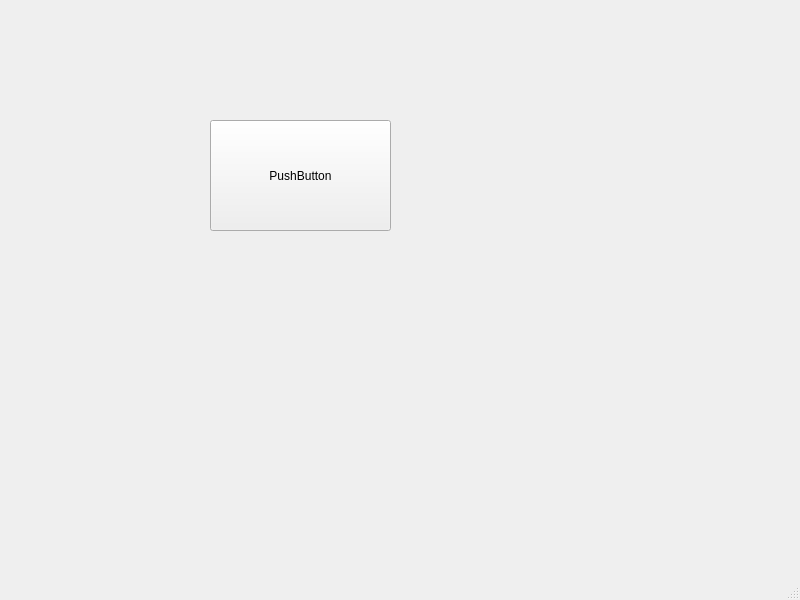
<?xml version="1.0" encoding="UTF-8"?>
<ui version="4.0">
 <class>MainWindow</class>
 <widget class="QMainWindow" name="MainWindow">
  <property name="geometry">
   <rect>
    <x>0</x>
    <y>0</y>
    <width>800</width>
    <height>600</height>
   </rect>
  </property>
  <property name="windowTitle">
   <string>MainWindow</string>
  </property>
  <widget class="QWidget" name="centralwidget">
   <widget class="QPushButton" name="pushButton">
    <property name="geometry">
     <rect>
      <x>210</x>
      <y>120</y>
      <width>181</width>
      <height>111</height>
     </rect>
    </property>
    <property name="text">
     <string>PushButton</string>
    </property>
   </widget>
  </widget>
  <widget class="QMenuBar" name="menubar">
   <property name="geometry">
    <rect>
     <x>0</x>
     <y>0</y>
     <width>800</width>
     <height>20</height>
    </rect>
   </property>
  </widget>
  <widget class="QStatusBar" name="statusbar"/>
 </widget>
 <resources/>
 <connections/>
</ui>
